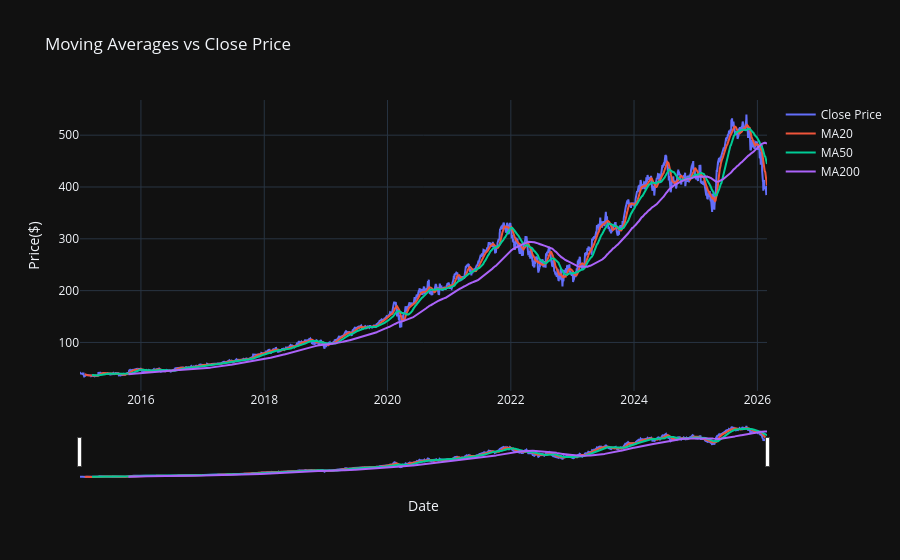

The cell this chart's notebook holds for it:
### Code cell
fig=go.Figure()

fig.add_trace(go.Scatter(x=data.index,y=data['Close'],mode='lines',name='Close Price'))
fig.add_trace(go.Scatter(x=data.index,y=data['MA20'],mode='lines',name='MA20'))
fig.add_trace(go.Scatter(x=data.index,y=data['MA50'],mode='lines',name='MA50'))
fig.add_trace(go.Scatter(x=data.index,y=data['MA200'],mode='lines',name='MA200'))

fig.update_layout(title='Moving Averages vs Close Price',xaxis_title='Date',yaxis_title='Price($)',
                  xaxis=dict(rangeslider=dict(visible=True)),template='plotly_dark')
fig.show()

### Figure 1 — Plotly figure (JSON) as saved in the notebook; plotly's stock layout.template omitted (floating-point values rounded to 4 significant figures; data arrays with more than 128 entries replaced by an {"elided": "..."} marker saying what was removed)
{"data": [{"mode": "lines", "name": "Close Price", "type": "scatter", "x": {"elided": "2804 str values"}, "y": {"elided": "2804 float values"}}, {"mode": "lines", "name": "MA20", "type": "scatter", "x": {"elided": "2804 str values"}, "y": {"elided": "2804 float values"}}, {"mode": "lines", "name": "MA50", "type": "scatter", "x": {"elided": "2804 str values"}, "y": {"elided": "2804 float values"}}, {"mode": "lines", "name": "MA200", "type": "scatter", "x": {"elided": "2804 str values"}, "y": {"elided": "2804 float values"}}], "layout": {"title": {"text": "Moving Averages vs Close Price"}, "xaxis": {"rangeslider": {"visible": true}, "title": {"text": "Date"}}, "yaxis": {"title": {"text": "Price($)"}}}}
